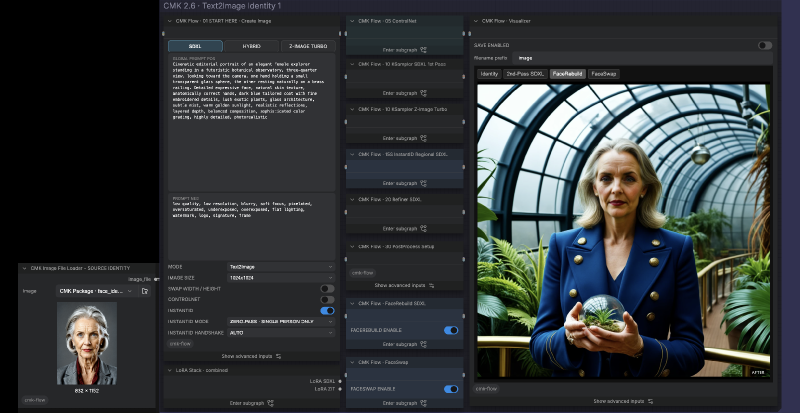
#> input picture web/assets/showcase/REAL-WORLD WORKFLOWS/CMK 2.6 · Text2Image Identity 1/CMK 2.6 · Text2Image Identity 1 - FaceRebuild.webp, 1600 x 825 px (shown at 1/2 size)
$ python -i comfy_preview_output.py   (imports and definitions only)
#> lines starting #> are read from the running program, lines starting #| are printed output that depends on the picture
from __future__ import annotations

from pathlib import Path
from typing import Any, Dict, List

import numpy as np
from PIL import Image, ImageDraw, ImageFont


_CAPTION_MODES = ["Off", "Standard", "Details"]


# -----------------------------------------------------------------------------
# ComfyUI output plumbing
# -----------------------------------------------------------------------------

# [22 lines left out: functions _temp_dir, _counter, not called in this run]


def _safe_prefix(prefix: str) -> str:
    cleaned = "".join(ch if ch.isalnum() or ch in "-_" else "_" for ch in str(prefix or "CMK_preview"))
    return cleaned[:80] or "CMK_preview"


# [115 lines left out: functions save_preview_png, ui_images, _design, _load_font, _as_rgb, _resize_to_height and 2 more, not called in this run]


def _text_w(draw: ImageDraw.ImageDraw, text: str, font) -> int:
    return _text_bbox(draw, text, font)[0]


# [314 lines left out: functions _wrap_text, _normalize_label, _format_value, _summary_items, _image_like_to_rgb, _flow_stage_card and 1 more, not called in this run]


def _preview_steps_from_payload(data: dict) -> list[dict]:
    metadata = dict(data.get("metadata") or {})
    raw_steps = data.get("stages") or data.get("preview_steps") or metadata.get("stages") or metadata.get("preview_steps")
    steps: list[dict] = []

    if isinstance(raw_steps, list):
        for idx, item in enumerate(raw_steps):
            if isinstance(item, dict):
                title = item.get("title") or item.get("label") or f"Stage {idx + 1}"
                subtitle = item.get("subtitle") or item.get("note") or ""
                summary = item.get("summary") or ""
                details = item.get("details") or summary
                step_metadata = dict(item.get("metadata") or {})
                # Do not use ``item.get("image") or ...`` here: torch tensors
                # cannot be evaluated as booleans when they contain more than one
                # value. Treat only None as missing.
                image = item.get("image")
                if image is None:
                    image = item.get("preview")
            elif isinstance(item, (tuple, list)) and len(item) >= 2:
                title = item[0]
                image = item[1]
                subtitle = item[2] if len(item) >= 3 else ""
                summary = ""
                details = ""
                step_metadata = {}
            else:
                continue
            if _image_like_to_rgb(image) is not None:
                steps.append({
                    "title": str(title),
                    "subtitle": str(subtitle),
                    "image": image,
                    "summary": str(summary),
                    "details": str(details),
                    "metadata": step_metadata,
                })

    if steps:
        return steps

    previews = data.get("previews") or data.get("preview") or []
    if not isinstance(previews, list):
        previews = [previews]
    labels = metadata.get("preview_panels") or []
    if not isinstance(labels, list):
        labels = []

    for idx, image in enumerate(previews):
        if _image_like_to_rgb(image) is None:
            continue
        title = labels[idx] if idx < len(labels) else f"Preview {idx + 1}"
        steps.append({"title": str(title), "subtitle": "", "image": image})
    return steps


# [170 lines left out: functions _render_stage_strip, _render_stage_grid, _stack_vertical, _render_flow_preview_panel, not called in this run]


def _concat_stage_panels(data: dict) -> list[np.ndarray]:
    """Expand one diagnostic into full-size chronological stage cards.

    Concat is deliberately dumb: it preserves its input order.  A multi-stage
    diagnostic is expanded in place, with every stage rendered as an ordinary
    quartet-style card (title, image, information).  It must never be rendered
    as a miniature timeline inside another process card.
    """
    panels: list[np.ndarray] = []
    for step in _preview_steps_from_payload(data):
        image = _image_like_to_rgb(step.get("image"))
        if image is None:
            continue
        subtitle = str(step.get("subtitle") or "").strip()
        stage_text = str(step.get("summary") or "").strip()
        if not stage_text:
            stage_text = f"Info: {subtitle}" if subtitle else "Status: Ready"
        panels.append(
            _diagnostic_card(
                image,
                title=str(step.get("title") or "Stage"),
                summary=stage_text,
                details=str(step.get("details") or stage_text),
                metadata=dict(step.get("metadata") or {}),
                caption="Details",
            )
        )
    return panels


# [465 lines left out: functions _concat_detail_panels, _draw_title, _fit_text_ellipsis, _draw_caption, _diagnostic_card, render_preview_panel and 5 more, not called in this run]

>>> import cv2
>>> picture = cv2.imread('../web/assets/showcase/REAL-WORLD WORKFLOWS/CMK 2.6 · Text2Image Identity 1/CMK 2.6 · Text2Image Identity 1 - FaceRebuild.webp', cv2.IMREAD_GRAYSCALE)
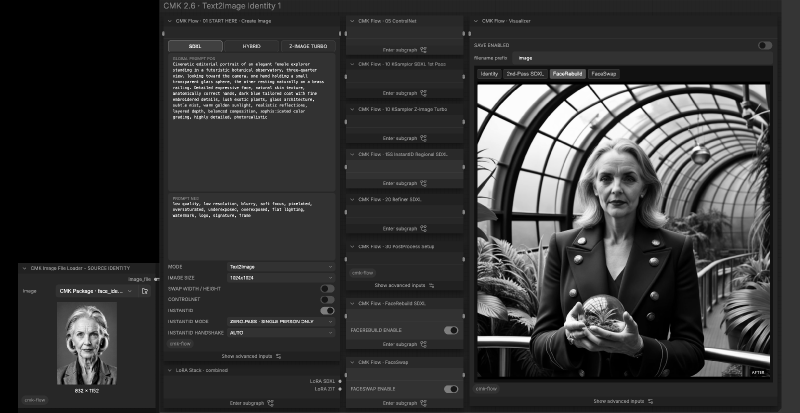
#> picture: shape (825, 1600) (shown at 1/2 size); min 0, max 255, mean 53.1
#> after the loop in _concat_stage_panels, `for step in _preview_steps_from_payload(data):`: panels = []
#> (the run stopped early here; a loop or call above may not have finished)
